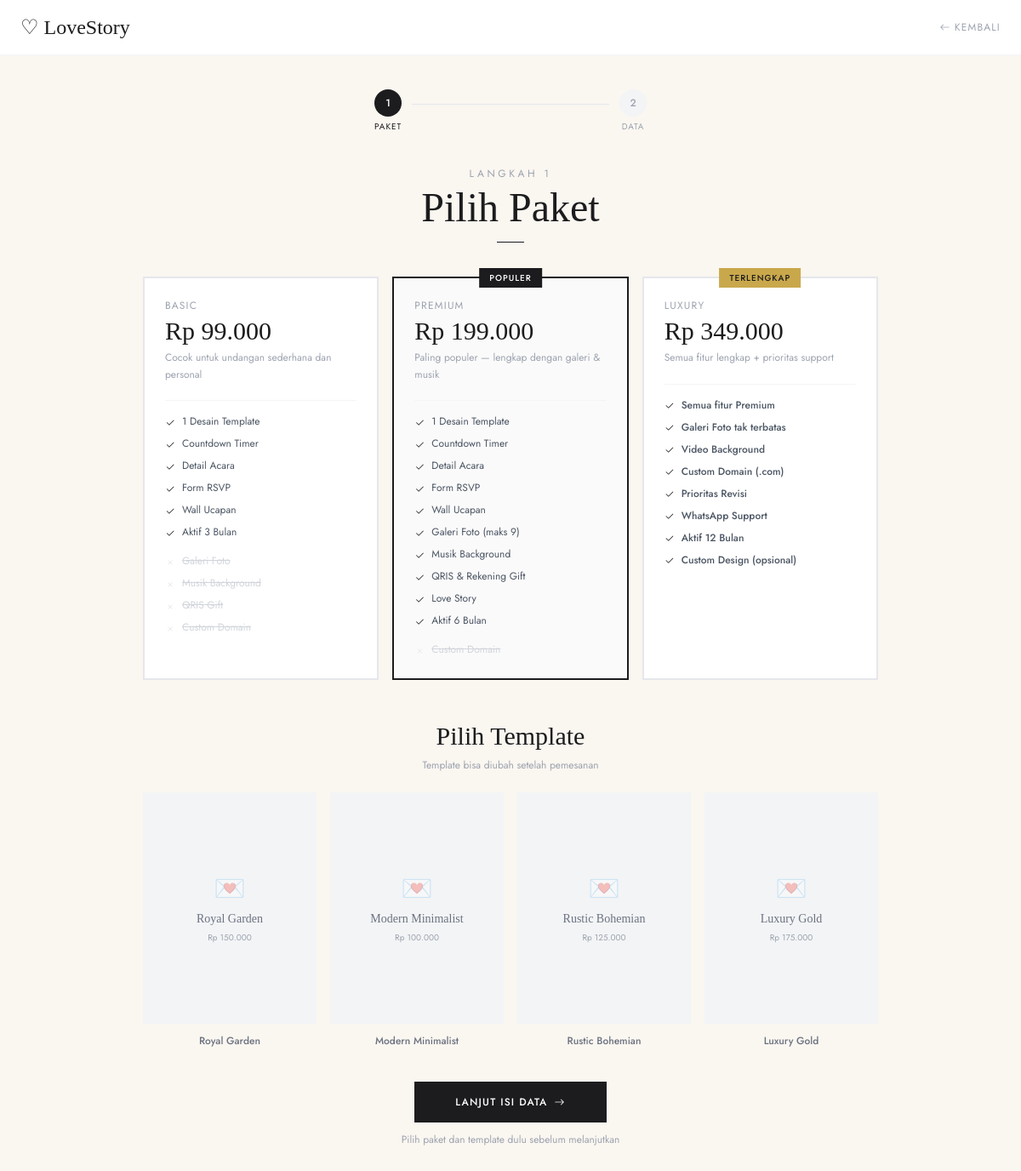
The app's page /order.php with its own data.
### tables this page shows
CREATE TABLE IF NOT EXISTS invitation_templates (
  id INT AUTO_INCREMENT PRIMARY KEY,
  name VARCHAR(100) NOT NULL,               
  slug VARCHAR(100) NOT NULL UNIQUE,        
  thumbnail VARCHAR(255),                   
  description TEXT,
  color_scheme VARCHAR(50),                
  is_active TINYINT(1) DEFAULT 1,
  price DECIMAL(10,2) DEFAULT 0,
  created_at TIMESTAMP DEFAULT CURRENT_TIMESTAMP
);

### config/database.php (called while the page is built, shortened)
<?php
function getDB(): mysqli {
    static $conn = null;
    if ($conn === null) {
        $conn = new mysqli(DB_HOST, DB_USER, DB_PASS, DB_NAME);
        $conn->set_charset(DB_CHARSET);
    }
    return $conn;
}
function db_rows(string $sql, array $params = [], string $types = ''): array {
    $db   = getDB();
    $stmt = $db->prepare($sql);
    $stmt->execute();
    $result = $stmt->get_result();
    $rows   = $result ? $result->fetch_all(MYSQLI_ASSOC) : [];
    return $rows;
}
function clean(string $input): string {
    return htmlspecialchars(trim($input), ENT_QUOTES, 'UTF-8');
}

### order.php (the view, shortened to what this page needs)
<?php
require_once 'config/database.php';
$packages = [
    'basic' => [
        'label'   => 'Basic',
        'price'   => 99000,
        'color'   => 'gray',
        'desc'    => 'Cocok untuk undangan sederhana dan personal',
        'features'=> [
            '1 Desain Template',
            'Countdown Timer',
            'Detail Acara',
            'Form RSVP',
            'Wall Ucapan',
            'Aktif 3 Bulan',
        ],
        'not_included' => ['Galeri Foto', 'Musik Background', 'QRIS Gift', 'Custom Domain'],
    ],
    'premium' => [
        'label'   => 'Premium',
        'price'   => 199000,
        'color'   => 'black',
        'desc'    => 'Paling populer — lengkap dengan galeri & musik',
        'features'=> [
            '1 Desain Template',
            'Countdown Timer',
            'Detail Acara',
            'Form RSVP',
            'Wall Ucapan',
            'Galeri Foto (maks 9)',
            'Musik Background',
            'QRIS & Rekening Gift',
            'Love Story',
            'Aktif 6 Bulan',
        ],
        'not_included' => ['Custom Domain'],
        'popular' => true,
    ],
    'luxury' => [
        'label'   => 'Luxury',
        'price'   => 349000,
        'color'   => 'gold',
        'desc'    => 'Semua fitur lengkap + prioritas support',
        'features'=> [
            'Semua fitur Premium',
            'Galeri Foto tak terbatas',
            'Video Background',
            'Custom Domain (.com)',
            'Prioritas Revisi',
            'WhatsApp Support',
            'Aktif 12 Bulan',
            'Custom Design (opsional)',
        ],
        'not_included' => [],
    ],
];
$templates = db_rows("SELECT * FROM invitation_templates WHERE is_active = 1 ORDER BY id");
$selected_template = (int)($_GET['template'] ?? 0);
$selected_package  = $_GET['package'] ?? 'premium';
$step   = (int)($_GET['step'] ?? 1);
?>
<!DOCTYPE html>
<html lang="id">
<head>
  <link rel="stylesheet" href="https://cdn.jsdelivr.net/npm/bootstrap-icons@1.11.3/font/bootstrap-icons.min.css">
  <script src="https://cdn.tailwindcss.com"></script>
</head>
<body class="min-h-screen pb-20">
  <nav class="bg-white border-b border-gray-100 px-6 py-4 flex items-center justify-between sticky top-0 z-10">
    <a href="index.php" class="font-display text-2xl text-charcoal font-light">♡ LoveStory</a>
    <a href="index.php" class="font-body text-gray-400 hover:text-charcoal text-xs tracking-widest transition-colors">
      <i class="bi bi-arrow-left me-1"></i>KEMBALI
    </a>
  </nav>
  <div class="max-w-4xl mx-auto px-4 py-10">
    <div class="flex items-center gap-3 mb-10 max-w-xs mx-auto">
      <div class="flex flex-col items-center gap-1">
        <div class="w-8 h-8 rounded-full flex items-center justify-center font-body text-xs font-medium
                    <?= $step >= 1 ? 'bg-charcoal text-white' : 'bg-gray-100 text-gray-400' ?>">
          <?= $step > 1 ? '<i class="bi bi-check2"></i>' : '1' ?>
        </div>
        <span class="font-body text-[10px] tracking-widest uppercase
                     <?= $step >= 1 ? 'text-charcoal' : 'text-gray-400' ?>">Paket</span>
      </div>
      <div class="step-line <?= $step >= 2 ? 'active' : '' ?> mb-4"></div>
      <div class="flex flex-col items-center gap-1">
        <div class="w-8 h-8 rounded-full flex items-center justify-center font-body text-xs font-medium
                    <?= $step >= 2 ? 'bg-charcoal text-white' : 'bg-gray-100 text-gray-400' ?>">
          2
        </div>
        <span class="font-body text-[10px] tracking-widest uppercase
                     <?= $step >= 2 ? 'text-charcoal' : 'text-gray-400' ?>">Data</span>
      </div>
    </div>
    <?php if ($step === 1): ?>
    <div class="fade-up">
      <div class="text-center mb-10">
        <p class="font-body text-xs text-gray-400 tracking-[0.3em] uppercase mb-2">Langkah 1</p>
        <h1 class="font-display text-4xl md:text-5xl font-light text-charcoal">Pilih Paket</h1>
        <div class="w-8 h-px bg-charcoal mx-auto mt-4"></div>
      </div>
      <div class="grid grid-cols-1 md:grid-cols-3 gap-4 mb-12">
        <?php foreach ($packages as $key => $pkg): ?>
        <?php
          $is_popular = !empty($pkg['popular']);
          $card_class = $key === $selected_package
            ? ($key === 'luxury' ? 'pkg-card selected-gold' : 'pkg-card selected')
            : 'pkg-card';
        ?>
        <div class="<?= $card_class ?> bg-white p-6"
             id="pkg-<?= $key ?>"
             onclick="selectPackage('<?= $key ?>')">
          <?php if ($is_popular): ?>
          <div class="absolute -top-3 left-1/2 -translate-x-1/2
                      bg-charcoal text-white font-body text-[10px] font-medium
                      tracking-widest px-3 py-1">
            POPULER
          </div>
          <?php endif; ?>
          <?php if ($key === 'luxury'): ?>
          <div class="absolute -top-3 left-1/2 -translate-x-1/2
                      bg-gold text-charcoal font-body text-[10px] font-medium
                      tracking-widest px-3 py-1">
            TERLENGKAP
          </div>
          <?php endif; ?>
          <p class="font-body text-xs tracking-widest text-gray-400 uppercase mb-1"><?= $pkg['label'] ?></p>
          <div class="font-display text-3xl font-light text-charcoal mb-1">
            Rp <?= number_format($pkg['price'], 0, ',', '.') ?>
          </div>
          <p class="font-body text-gray-400 text-xs mb-5 leading-relaxed"><?= $pkg['desc'] ?></p>
          <div class="w-full h-px bg-gray-100 mb-4"></div>
          <ul class="space-y-2 mb-4">
            <?php foreach ($pkg['features'] as $feat): ?>
            <li class="flex items-start gap-2 font-body text-xs text-gray-600
                       <?= $key === 'luxury' ? 'text-charcoal font-medium' : '' ?>">
              <i class="bi bi-check2 text-charcoal mt-0.5 flex-shrink-0"></i>
              <?= $feat ?>
            </li>
            <?php endforeach; ?>
          </ul>
          <?php if (!empty($pkg['not_included'])): ?>
          <ul class="space-y-2">
            <?php foreach ($pkg['not_included'] as $feat): ?>
            <li class="flex items-start gap-2 font-body text-xs text-gray-300 line-through">
              <i class="bi bi-x text-gray-200 mt-0.5 flex-shrink-0"></i>
              <?= $feat ?>
            </li>
            <?php endforeach; ?>
          </ul>
          <?php endif; ?>
        </div>
        <?php endforeach; ?>
      </div>
      <div class="mb-10">
        <div class="text-center mb-6">
          <h2 class="font-display text-3xl font-light text-charcoal">Pilih Template</h2>
          <p class="font-body text-gray-400 text-xs mt-2">Template bisa diubah setelah pemesanan</p>
        </div>
        <div class="grid grid-cols-2 md:grid-cols-4 gap-4">
          <?php foreach ($templates as $tpl): ?>
          <?php $is_sel = ($tpl['id'] == $selected_template); ?>
          <div class="cursor-pointer group"
               id="tpl-<?= $tpl['id'] ?>"
               onclick="selectTemplate(<?= $tpl['id'] ?>)">
            <div class="aspect-[3/4] bg-gray-100 mb-3 overflow-hidden border-2
                        <?= $is_sel ? 'border-charcoal' : 'border-transparent group-hover:border-gray-300' ?>
                        transition-all duration-200 relative">
              <div class="absolute inset-0 flex flex-col items-center justify-center text-center p-4">
                <div class="text-3xl mb-2 opacity-30">💌</div>
                <div class="font-display text-sm text-gray-500"><?= clean($tpl['name']) ?></div>
                <div class="font-body text-[10px] text-gray-400 mt-1">
                  Rp <?= number_format($tpl['price'],0,',','.') ?>
                </div>
              </div>
            </div>
            <p class="font-body text-xs text-center font-medium
                      <?= $is_sel ? 'text-charcoal' : 'text-gray-500' ?>">
              <?= clean($tpl['name']) ?>
            </p>
          </div>
          <?php endforeach; ?>
        </div>
      </div>
      <div class="text-center">
        <button onclick="goToStep2()"
                class="bg-charcoal hover:bg-gray-800 text-white font-body font-medium
                       text-xs tracking-widest px-12 py-4 transition-colors duration-200
                       inline-flex items-center gap-2">
          LANJUT ISI DATA <i class="bi bi-arrow-right"></i>
        </button>
        <p class="font-body text-gray-400 text-xs mt-3">
          Pilih paket dan template dulu sebelum melanjutkan
        </p>
      </div>
    </div>
    <?php endif; ?>
  </div>
</body>
</html>

### order.php (style rules this page uses)
body { font-family:'Jost',sans-serif; background:#FAF6F0; }
.step-line { height: 1px; flex: 1; background: #E5E7EB; }
.pkg-card { border: 2px solid #E5E7EB; transition: all 0.3s ease; cursor: pointer; position: relative; }
.pkg-card.selected { border-color: #1C1C1E; background: #FAFAFA; }
.fade-up { animation: fadeUp 0.5s ease forwards; }

### records on screen
invitation_templates: name "Royal Garden", price "150.000"
invitation_templates: name "Modern Minimalist", price "100.000"
invitation_templates: name "Rustic Bohemian", price "125.000"
invitation_templates: name "Luxury Gold", price "175.000"

### other values on screen
$pkg['label'] "BASIC"
$pkg['price'] "99.000"
$pkg['desc'] "Cocok untuk undangan sederhana dan personal"
$feat "1 Desain Template"
$feat "Countdown Timer"
$feat "Detail Acara"
$feat "Form RSVP"
$feat "Wall Ucapan"
$feat "Aktif 3 Bulan"
$feat "Galeri Foto"
$feat "Musik Background"
$feat "QRIS Gift"
$feat "Custom Domain"
$pkg['label'] "PREMIUM"
$pkg['price'] "199.000"
